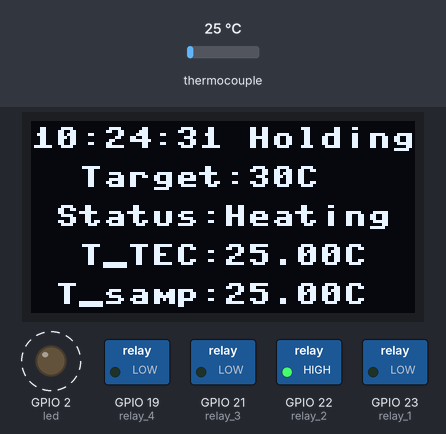
Simulated run of this program. Board: ESP32 board running MicroPython. On the bench: 128×64 one-colour display, switched loads named in the program (green lamp = pin HIGH), output pins drawn as LEDs (lit = HIGH). Dashed ring = blinking. The test bench sets the inputs (shaded band); at power-on: thermocouple 25 °C. The clock reads 2024-03-15 10:24:30 at power-on unless the program sets it; pins used as bus, display or sensor lines are not drawn; what the program prints to the serial console is not drawn.

Above: at 1.2 s.
1.3 s: thermocouple set to 33 °C
At 3.0 s:
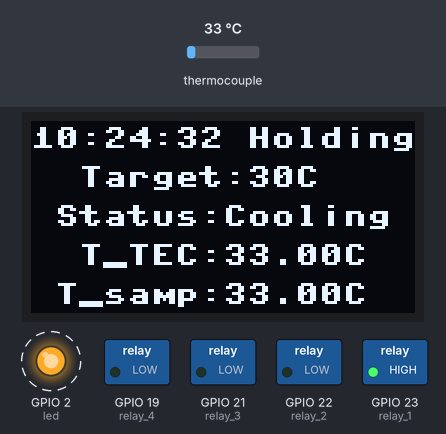
4.3 s: thermocouple set to 6 °C
At 6.0 s:
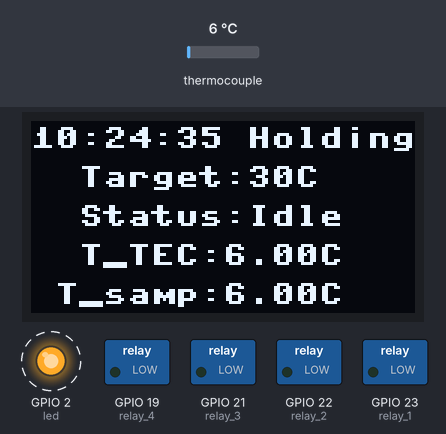
7.3 s: thermocouple set to 75 °C
At 8.6 s:
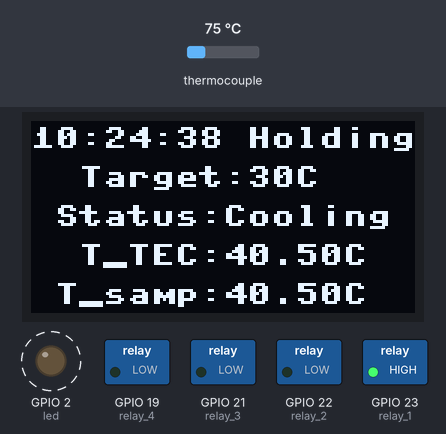
Timing chart, 0 to 16.2 s (numbered marks = the images above; inputs shaded):
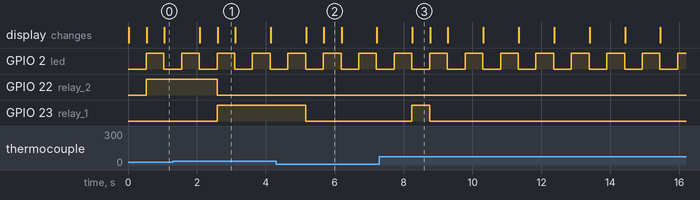

Measured:
- the behaviour switches between 29 and 30 °C on thermocouple (found by bisection; images 0 and 1)
- after the input at 1.3 s, GPIO 22 (relay_2): HIGH → LOW after 1.3 s; GPIO 23 (relay_1): LOW → HIGH after 1.3 s
- after the input at 4.3 s, GPIO 23 (relay_1): HIGH → LOW after 0.86 s; the display: first changes after 0.87 s (image 2 shows a later state)
- after the input at 7.3 s, GPIO 23 (relay_1): LOW → HIGH after 0.94 s, → LOW 0.51 s later; the display: changes after 0.96 s (image 3)
- by itself, GPIO 2 (led): alternates HIGH for 0.51 s and LOW for 0.51 s
- what the display in image 2 shows lasts 0.5 s, from 5.7 s to 6.2 s

The program:

heatcontrol-v3.4.1.py
```python
# 面包板版本

from machine import Pin, SoftSPI
from max31855 import MAX31855
from ssd1306 import SSD1306_SPI
import time, ntptime

#############################
#############################
###### Key Parameters #######
#############################
Tmax = 50
Tmin = -10
Ttarget = 30
Tamb = 26 #当前环境温度/水冷温度
Loops = 50000
Loopnow = 1
Mode = 0 # 0恒定温度，1循环测试
Systemstate = 0 # 0 空置 ，1冷却，2加热
Achieve =2 # 循环模式触及边界剩余次数，一轮2次

def time_init():
    ntptime.NTP_DELTA = 3155644800
    ntptime.host = 'ntp1.aliyun.com'
    ntptime.settime()

def peripheral_init():
    ##########################
    ##### Pin of LED #########
    ##########################
    led = Pin(2, mode=Pin.OUT, value=0) # Defining Work Status Lights
    ##########################
    #### SPI of MAX31855 #####
    ##########################
    #U2 TC1
    spi_max31855_tec = SoftSPI(baudrate=800000, polarity=1, sck=Pin(13), miso=Pin(12), mosi=Pin(14)) # Create SoftSPI at frequency of 800kHz
    cs_max31855_tec = Pin(33, mode=Pin.OUT, value=1) # Create chip-select on pin 33, when cs(0),chip works.
    #U3 TC2
    spi_max31855_samp = SoftSPI(baudrate=800000, polarity=1, sck=Pin(13), miso=Pin(12), mosi=Pin(14)) # Create SoftSPI at frequency of 800kHz
    cs_max31855_samp = Pin(25, mode=Pin.OUT, value=1) # Create chip-select on pin 33, when cs(0),chip works.
    ##########################
    ##### SPI of OLED ########
    ##########################
    spi_oled = SoftSPI(baudrate=800000, polarity=1, sck=Pin(13), miso=Pin(12), mosi=Pin(14))
    cs_oled = Pin(32, mode=Pin.OUT)
    dc_oled = Pin(27, mode=Pin.OUT)
    res_oled = Pin(26, mode=Pin.OUT)
    return led, spi_max31855_tec, cs_max31855_tec, spi_max31855_samp, cs_max31855_samp, spi_oled, cs_oled, dc_oled, res_oled

def relay_init():
    relay_1 = Pin(23, mode=Pin.OUT, value=0)
    relay_2 = Pin(22, mode=Pin.OUT, value=0)
    relay_3 = Pin(21, mode=Pin.OUT, value=0)
    relay_4 = Pin(19, mode=Pin.OUT, value=0)
    return relay_1, relay_2, relay_3, relay_4

def relay_state(relay):
    state=relay()
    if state == 1:
        return "On"
    else:
        return "Off"

def get_time():
    mytime = time.localtime()
    #mytime = "%d-%d-%d %d:%d:%d"%(mytime[0],mytime[1],mytime[2],mytime[3]+8,mytime[4],mytime[5])
    mytime = "%d-%d-%d %02d:%02d:%02d"%(mytime[0],mytime[1],mytime[2],mytime[3]+8,mytime[4],mytime[5])
    return mytime

def sensor_init(spi_tec, cs_tec, spi_samp, cs_samp):
    tc_tec = MAX31855(spi_tec, cs_tec)
    tc_samp = MAX31855(spi_samp, cs_samp)
    return tc_tec, tc_samp

def temprature_init():
    temperature_history_tec=[0, 0, 0, 0]
    temperature_history_tec[0] = tc_tec.read()
    temperature_history_tec[1] = tc_tec.read()
    temperature_history_tec[2] = tc_tec.read()
    temperature_history_tec[3] = tc_tec.read()
    temperature_history_samp=[0, 0, 0, 0]
    temperature_history_samp[0] = tc_tec.read()
    temperature_history_samp[1] = tc_tec.read()
    temperature_history_samp[2] = tc_tec.read()
    temperature_history_samp[3] = tc_tec.read()
    return temperature_history_tec, temperature_history_samp

def mean_filtering_max31855(temperature_history,tc):
    temperature_history[0:3] = temperature_history[1:4]
    temperature_history[3] = tc.read()
    temperature_now = (sum(temperature_history)-max(temperature_history)-min(temperature_history))/2
    return temperature_history, temperature_now

def holding_control():
    if temperature_now_samp < Ttarget:
        if temperature_now_samp > (Tamb-5): #环境无法提供大幅升温
            relay_1.off() # TEC
            relay_2.on() # Heater
            Systemstate = 2 # Heating
        else:
            relay_1.off()
            relay_2.off()
            Systemstate = 0 #Idle
    else:
        if temperature_now_samp < (Tamb+15): #环境无法提供大幅降温
            relay_1.on() #TEC
            relay_2.off() #Heater
            Systemstate = 1 # Cooling
        else: #室温温差足够大
            relay_1.off() #TEC
            relay_2.off() #Heater
            Systemstate = 0 #Idle
    return Systemstate

def loop_control():
    a=1
    '''待定'''


def pc_print():
    print(get_time(), " TEC温度：", temperature_now_tec, "℃", " Samp温度：", temperature_now_samp, "℃",
          " 继电器1:", relay_state(relay_1), " 继电器2:", relay_state(relay_2),
          " 继电器3：", relay_state(relay_3), " 继电器4：", relay_state(relay_4))

def oled_print():
    oled.fill(0)
    nowtime=time.localtime()
    oled.text("%02d:%02d:%02d"%(nowtime[3],nowtime[4],nowtime[5]),0,2,1)
    oled.text(" T_samp:%.2fC"%temperature_now_samp,0,54,1) #变量要改为Samp
    #Mode print
    if Mode == 0: #恒定温度
        oled.text("Holding",72,2,1)
        oled.text("  Target:%dC"%(Ttarget),0,15,1)
        oled.text("  T_TEC:%.2fC"%temperature_now_tec,0,41,1) #变量要改为Samp
    elif Mode == 1: #循环
        oled.text("Cycle",75,2,1)
        oled.text("Target:%d to %d"%(Tmin,Tmax),0,15,1)
        oled.text("  Loops:%05d"%Loopnow,0,41,1)
    #Status print
    if Systemstate == 0:
        oled.text("  Status:Idle",0,28,1)
    elif Systemstate == 1:
        oled.text(" Status:Cooling",0,28,1)
    else:
        oled.text(" Status:Heating",0,28,1)
    oled.show()


##########################
##### Main Program #######
##########################

'''
#network and time
import network
wlan = network.WLAN(network.STA_IF)
wlan.active(True)
wlan.connect('D241', 'dd241241')
ntptime.NTP_DELTA = 3155644800
ntptime.host = 'ntp1.aliyun.com'
ntptime.settime()
'''

#time_init()
led, spi_tec, cs_tec, spi_samp, cs_samp, spi_oled, cs_oled, dc_oled, res_oled = peripheral_init()
#relay_1, relay_2, relay_3, relay_4, relay_5, relay_6, relay_7, relay_8 = relay_init()
relay_1, relay_2, relay_3, relay_4 = relay_init()
tc_tec, tc_samp = sensor_init(spi_tec,cs_tec,spi_samp,cs_samp)
oled = SSD1306_SPI(128,64,spi_oled,dc_oled,res_oled,cs_oled)
oled.poweron()

temperature_history_tec, temperature_history_samp = temprature_init()

while(1):
    time.sleep_ms(500)
    led(not led())
    temperature_history_tec, temperature_now_tec = mean_filtering_max31855(temperature_history_tec,tc_tec)
    temperature_history_samp, temperature_now_samp = mean_filtering_max31855(temperature_history_samp,tc_samp)
    ###################
    ## Control Part ###
    ###################
    if Mode == 0:
        Systemstate=holding_control()
    elif Mode ==1:
        Loops, Systemstate = loop_control()
    #显示输出
    pc_print()
    oled_print()

        
```
